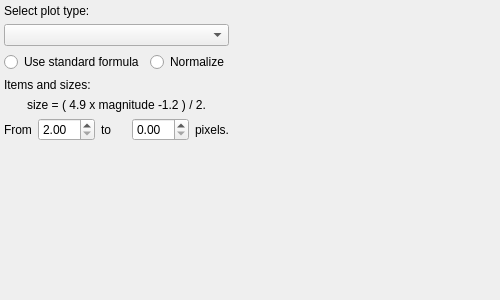
<?xml version="1.0" encoding="UTF-8"?>
<ui version="4.0">
 <class>HypocentersDriftWidget</class>
 <widget class="QWidget" name="HypocentersDriftWidget">
  <property name="geometry">
   <rect>
    <x>0</x>
    <y>0</y>
    <width>500</width>
    <height>300</height>
   </rect>
  </property>
  <property name="windowTitle">
   <string>HypocentersDriftWidget</string>
  </property>
  <layout class="QGridLayout" name="gridLayout">
   <property name="margin">
    <number>4</number>
   </property>
   <item row="0" column="0">
    <layout class="QVBoxLayout" name="verticalLayout">
     <item>
      <widget class="QLabel" name="label">
       <property name="text">
        <string>Select plot type:</string>
       </property>
      </widget>
     </item>
     <item>
      <layout class="QHBoxLayout" name="horizontalLayout">
       <item>
        <widget class="QComboBox" name="comboBoxType">
         <property name="sizeAdjustPolicy">
          <enum>QComboBox::AdjustToContents</enum>
         </property>
        </widget>
       </item>
      </layout>
     </item>
     <item>
      <layout class="QHBoxLayout" name="horizontalLayout_3">
       <item>
        <widget class="QRadioButton" name="radioButtonFormula">
         <property name="text">
          <string>Use standard formula</string>
         </property>
        </widget>
       </item>
       <item>
        <widget class="QRadioButton" name="radioButtonNormalize">
         <property name="text">
          <string>Normalize</string>
         </property>
        </widget>
       </item>
      </layout>
     </item>
     <item>
      <widget class="QLabel" name="label_2">
       <property name="text">
        <string>Items and sizes:</string>
       </property>
      </widget>
     </item>
     <item>
      <widget class="QLabel" name="labelMagnitudeFormula">
       <property name="text">
        <string>size = ( 4.9 x magnitude -1.2 ) / 2.</string>
       </property>
       <property name="alignment">
        <set>Qt::AlignCenter</set>
       </property>
      </widget>
     </item>
     <item>
      <widget class="QFrame" name="frameItemSize">
       <property name="frameShape">
        <enum>QFrame::NoFrame</enum>
       </property>
       <property name="frameShadow">
        <enum>QFrame::Raised</enum>
       </property>
       <layout class="QHBoxLayout" name="horizontalLayout_2">
        <property name="margin">
         <number>0</number>
        </property>
        <item>
         <widget class="QLabel" name="label_3">
          <property name="text">
           <string>From</string>
          </property>
         </widget>
        </item>
        <item>
         <widget class="QDoubleSpinBox" name="doubleSpinBoxMinSize">
          <property name="minimum">
           <double>2.000000000000000</double>
          </property>
         </widget>
        </item>
        <item>
         <widget class="QLabel" name="label_4">
          <property name="text">
           <string>to</string>
          </property>
         </widget>
        </item>
        <item>
         <widget class="QDoubleSpinBox" name="doubleSpinBoxMaxSize"/>
        </item>
        <item>
         <widget class="QLabel" name="label_5">
          <property name="text">
           <string>pixels.</string>
          </property>
         </widget>
        </item>
       </layout>
      </widget>
     </item>
     <item>
      <spacer name="verticalSpacer">
       <property name="orientation">
        <enum>Qt::Vertical</enum>
       </property>
       <property name="sizeHint" stdset="0">
        <size>
         <width>20</width>
         <height>40</height>
        </size>
       </property>
      </spacer>
     </item>
     <item>
      <widget class="QFrame" name="frameToolBox">
       <property name="frameShape">
        <enum>QFrame::NoFrame</enum>
       </property>
       <property name="frameShadow">
        <enum>QFrame::Raised</enum>
       </property>
      </widget>
     </item>
    </layout>
   </item>
   <item row="0" column="1">
    <widget class="QFrame" name="framePlot">
     <property name="sizePolicy">
      <sizepolicy hsizetype="Expanding" vsizetype="Expanding">
       <horstretch>0</horstretch>
       <verstretch>0</verstretch>
      </sizepolicy>
     </property>
    </widget>
   </item>
  </layout>
 </widget>
 <layoutdefault spacing="6" margin="11"/>
 <resources/>
 <connections/>
</ui>
